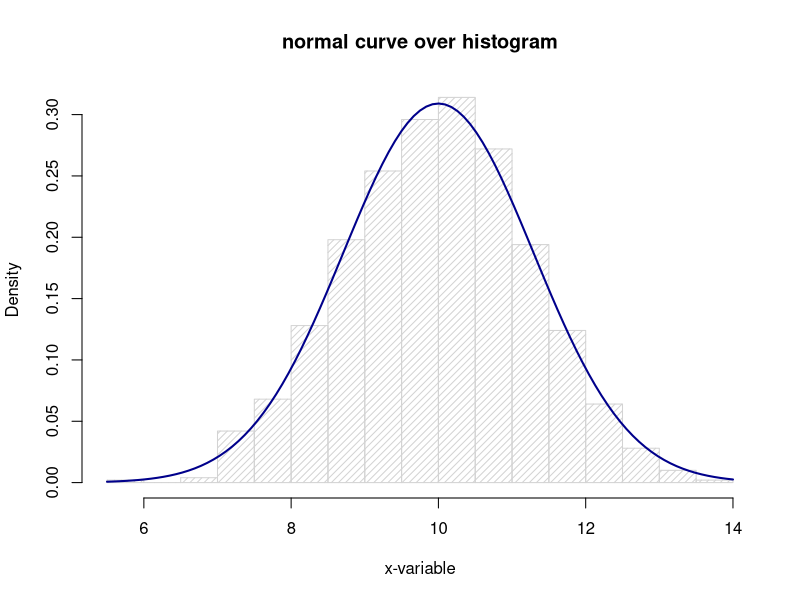
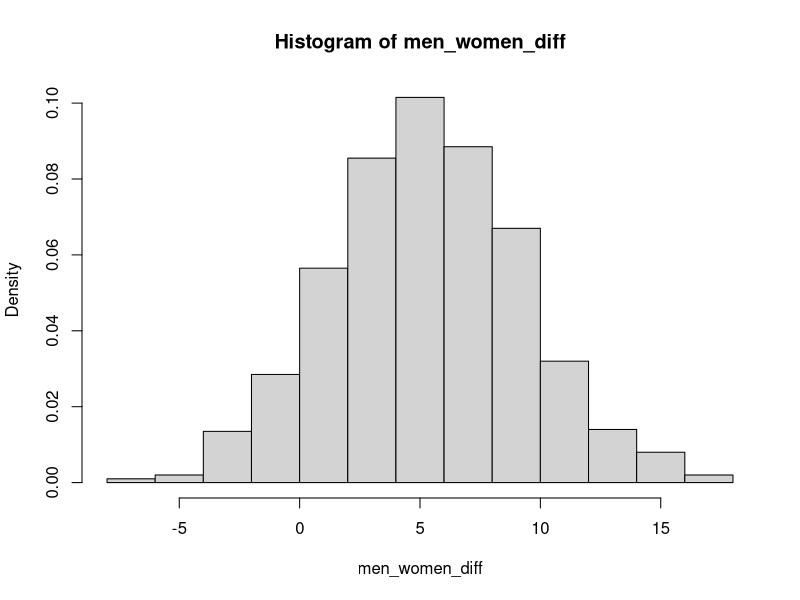

These charts were generated, in order, by the following R code:
# Code for Exercises in Chapter 2
## Q2
# Can't find the data in the provided folders
girl <- c(.4777, .4875, .4859, .4754, .4874, .4864, .4813, .4787, .4895, .4797, .4876, .4859,
           .4857, .4907, .5010, .4903, .4860, .4911, .4871, .4725, .4822, .4870, .4823, .4973)
# actual standard deviation
actual_sd <- sd(girl)
sprintf('Actual sd is: %f', actual_sd)
# theoretical standard deviation
# assume the girl proportion each month is an i.i.d. from a distribution with constant probability. 
# this constant probability is the mean of those 24 values
mean_prop <- mean(girl)
# the theoretical standard deviation could be calculated by:
thre_sd <- sqrt(mean_prop*(1-mean_prop)/3900)
sprintf('Theoretical sd is: %f', thre_sd)
# is actual sd significantly different from theoretical sd?
# the actuall variance followes a distribution with theoretical variance as the expected value and proportional to chi-square distribution with 23 degrees of freedom
# note that for chi-square distribution with m degree of freedom, its mean value is m. 
# transform the actual variance into scale of chi-square
actual_var_trans <- actual_sd^2 * 23 / thre_sd^2
# is this value significantly smaller than degree of freedom 23?
chisquare_lower5 <- qchisq(.05, df=23)
sprintf('Transformed actual variance is: %f', actual_var_trans)
sprintf('Lower 5 percents of chi-square is: %f', chisquare_lower5)

## Q3
# simulate 1000 values of x
x <- c()
for(i in 0:1000){
  x[i] <- sum(runif(20))
}
# plot the hist
hist(x, density=20, breaks=20, prob=TRUE, xlab="x-variable", main="normal curve over histogram")
# the expected normal distribution have a mean of 10, and variance of 1/12*20=5/3
# overlay the density curve
curve(dnorm(x, mean=10, sd=sqrt(5/3)), col="darkblue", lwd=2, add=TRUE, yaxt="n")

## Q4
# simulate 1000 values of difference
men_height <- rnorm(1000, mean=69.1, sd=2.9)
women_height <- rnorm(1000, mean=63.7, sd=2.7)
men_women_diff <- men_height - women_height
# plot hist
hist(men_women_diff, prob=TRUE)
sprintf('Mean of simulated difference is: %f', mean(men_women_diff))
sprintf('Sd of simulated difference is: %f', sd(men_women_diff))
# the exact value
sprintf('Mean of exact difference is: %f', 69.1-63.7)
sprintf('Sd of exact difference is: %f', sqrt(2.9^2+2.7^2))

## Q5
sprintf('Mean of average height is: %f', (69.1+63.7)/2)
sprintf('Sd of average height is: %f', sqrt(2.9^2+2.7^2+2*0.3*2.9*2.7)/2)